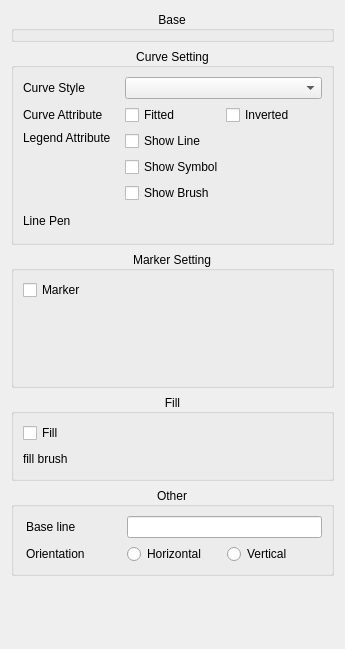
<?xml version="1.0" encoding="UTF-8"?>
<ui version="4.0">
 <class>DAChartCurveItemSettingWidget</class>
 <widget class="QWidget" name="DAChartCurveItemSettingWidget">
  <property name="geometry">
   <rect>
    <x>0</x>
    <y>0</y>
    <width>345</width>
    <height>649</height>
   </rect>
  </property>
  <property name="windowTitle">
   <string>Curve Setting</string>
  </property>
  <layout class="QVBoxLayout" name="verticalLayout_2">
   <item>
    <widget class="QGroupBox" name="groupBoxBaseItem">
     <property name="sizePolicy">
      <sizepolicy hsizetype="Preferred" vsizetype="Maximum">
       <horstretch>0</horstretch>
       <verstretch>0</verstretch>
      </sizepolicy>
     </property>
     <property name="title">
      <string>Base</string>
     </property>
     <property name="alignment">
      <set>Qt::AlignCenter</set>
     </property>
     <property name="flat">
      <bool>true</bool>
     </property>
     <layout class="QVBoxLayout" name="verticalLayout">
      <property name="spacing">
       <number>0</number>
      </property>
      <property name="leftMargin">
       <number>0</number>
      </property>
      <property name="topMargin">
       <number>1</number>
      </property>
      <property name="rightMargin">
       <number>0</number>
      </property>
      <property name="bottomMargin">
       <number>1</number>
      </property>
      <item>
       <widget class="DA::DAChartPlotItemSettingWidget" name="widgetItemSetting" native="true"/>
      </item>
     </layout>
    </widget>
   </item>
   <item>
    <widget class="QGroupBox" name="groupBoxCurve">
     <property name="sizePolicy">
      <sizepolicy hsizetype="Preferred" vsizetype="Maximum">
       <horstretch>0</horstretch>
       <verstretch>0</verstretch>
      </sizepolicy>
     </property>
     <property name="minimumSize">
      <size>
       <width>0</width>
       <height>0</height>
      </size>
     </property>
     <property name="title">
      <string>Curve Setting</string>
     </property>
     <property name="alignment">
      <set>Qt::AlignCenter</set>
     </property>
     <property name="flat">
      <bool>true</bool>
     </property>
     <layout class="QGridLayout" name="gridLayout_5">
      <item row="0" column="1" colspan="2">
       <widget class="QComboBox" name="comboBoxCurveStyle"/>
      </item>
      <item row="2" column="1" colspan="2">
       <layout class="QVBoxLayout" name="verticalLayout_4">
        <item>
         <widget class="QCheckBox" name="checkBoxLegendShowLine">
          <property name="minimumSize">
           <size>
            <width>0</width>
            <height>18</height>
           </size>
          </property>
          <property name="text">
           <string>Show Line</string>
          </property>
         </widget>
        </item>
        <item>
         <widget class="QCheckBox" name="checkBoxLegendShowSymbol">
          <property name="minimumSize">
           <size>
            <width>0</width>
            <height>18</height>
           </size>
          </property>
          <property name="text">
           <string>Show Symbol</string>
          </property>
         </widget>
        </item>
        <item>
         <widget class="QCheckBox" name="checkBoxLegendShowBrush">
          <property name="minimumSize">
           <size>
            <width>0</width>
            <height>18</height>
           </size>
          </property>
          <property name="text">
           <string>Show Brush</string>
          </property>
         </widget>
        </item>
       </layout>
      </item>
      <item row="2" column="0">
       <widget class="QLabel" name="label_3">
        <property name="minimumSize">
         <size>
          <width>0</width>
          <height>54</height>
         </size>
        </property>
        <property name="text">
         <string>Legend Attribute</string>
        </property>
        <property name="alignment">
         <set>Qt::AlignLeading|Qt::AlignLeft|Qt::AlignTop</set>
        </property>
       </widget>
      </item>
      <item row="0" column="0">
       <widget class="QLabel" name="label">
        <property name="text">
         <string>Curve Style</string>
        </property>
       </widget>
      </item>
      <item row="1" column="0">
       <widget class="QLabel" name="label_2">
        <property name="text">
         <string>Curve Attribute</string>
        </property>
       </widget>
      </item>
      <item row="1" column="2">
       <widget class="QCheckBox" name="checkBoxInverted">
        <property name="toolTip">
         <string>&lt;html&gt;&lt;head/&gt;&lt;body&gt;&lt;p&gt;For Steps curve style only. Draws a step function from the right to the left.&lt;/p&gt;&lt;/body&gt;&lt;/html&gt;</string>
        </property>
        <property name="text">
         <string>Inverted</string>
        </property>
       </widget>
      </item>
      <item row="1" column="1">
       <widget class="QCheckBox" name="checkBoxFitted">
        <property name="toolTip">
         <string>&lt;html&gt;&lt;head/&gt;&lt;body&gt;&lt;p&gt;Only in combination with Lines Style, tries to interpolate/smooth the curve, before it is painted. &lt;/p&gt;&lt;p&gt;Note:Curve fitting requires temporary memory for calculating coefficients and additional points.&lt;/p&gt;&lt;/body&gt;&lt;/html&gt;</string>
        </property>
        <property name="text">
         <string>Fitted</string>
        </property>
       </widget>
      </item>
      <item row="3" column="0">
       <widget class="QLabel" name="label_7">
        <property name="text">
         <string>Line Pen</string>
        </property>
       </widget>
      </item>
      <item row="3" column="1" colspan="2">
       <widget class="DA::DAPenEditWidget" name="penEditWidget" native="true">
        <property name="sizePolicy">
         <sizepolicy hsizetype="Preferred" vsizetype="Maximum">
          <horstretch>0</horstretch>
          <verstretch>0</verstretch>
         </sizepolicy>
        </property>
        <property name="minimumSize">
         <size>
          <width>0</width>
          <height>24</height>
         </size>
        </property>
       </widget>
      </item>
     </layout>
    </widget>
   </item>
   <item>
    <widget class="QGroupBox" name="groupBoxMarker">
     <property name="enabled">
      <bool>true</bool>
     </property>
     <property name="sizePolicy">
      <sizepolicy hsizetype="Preferred" vsizetype="Maximum">
       <horstretch>0</horstretch>
       <verstretch>0</verstretch>
      </sizepolicy>
     </property>
     <property name="minimumSize">
      <size>
       <width>0</width>
       <height>0</height>
      </size>
     </property>
     <property name="title">
      <string>Marker Setting</string>
     </property>
     <property name="alignment">
      <set>Qt::AlignCenter</set>
     </property>
     <property name="flat">
      <bool>true</bool>
     </property>
     <property name="checkable">
      <bool>false</bool>
     </property>
     <property name="checked">
      <bool>false</bool>
     </property>
     <layout class="QGridLayout" name="gridLayout_4">
      <item row="0" column="0">
       <widget class="QCheckBox" name="checkBoxEnableMarker">
        <property name="text">
         <string>Marker</string>
        </property>
       </widget>
      </item>
      <item row="1" column="0">
       <widget class="QLabel" name="labelMarker">
        <property name="text">
         <string/>
        </property>
       </widget>
      </item>
      <item row="1" column="1" colspan="2">
       <widget class="DA::DAChartSymbolEditWidget" name="symbolEditWidget" native="true">
        <property name="enabled">
         <bool>false</bool>
        </property>
        <property name="sizePolicy">
         <sizepolicy hsizetype="Preferred" vsizetype="Maximum">
          <horstretch>0</horstretch>
          <verstretch>0</verstretch>
         </sizepolicy>
        </property>
        <property name="minimumSize">
         <size>
          <width>0</width>
          <height>70</height>
         </size>
        </property>
       </widget>
      </item>
     </layout>
    </widget>
   </item>
   <item>
    <widget class="QGroupBox" name="groupBoxFill">
     <property name="sizePolicy">
      <sizepolicy hsizetype="Preferred" vsizetype="Maximum">
       <horstretch>0</horstretch>
       <verstretch>0</verstretch>
      </sizepolicy>
     </property>
     <property name="minimumSize">
      <size>
       <width>0</width>
       <height>0</height>
      </size>
     </property>
     <property name="title">
      <string>Fill</string>
     </property>
     <property name="alignment">
      <set>Qt::AlignCenter</set>
     </property>
     <property name="flat">
      <bool>true</bool>
     </property>
     <property name="checkable">
      <bool>false</bool>
     </property>
     <property name="checked">
      <bool>false</bool>
     </property>
     <layout class="QGridLayout" name="gridLayout_3">
      <item row="1" column="0">
       <widget class="QLabel" name="label_8">
        <property name="text">
         <string>fill brush</string>
        </property>
       </widget>
      </item>
      <item row="0" column="0">
       <widget class="QCheckBox" name="checkBoxEnableFill">
        <property name="text">
         <string>Fill</string>
        </property>
       </widget>
      </item>
      <item row="1" column="1" colspan="2">
       <widget class="DA::DABrushEditWidget" name="brushEditWidget" native="true">
        <property name="enabled">
         <bool>false</bool>
        </property>
        <property name="sizePolicy">
         <sizepolicy hsizetype="Preferred" vsizetype="Maximum">
          <horstretch>0</horstretch>
          <verstretch>0</verstretch>
         </sizepolicy>
        </property>
        <property name="minimumSize">
         <size>
          <width>0</width>
          <height>20</height>
         </size>
        </property>
       </widget>
      </item>
     </layout>
    </widget>
   </item>
   <item>
    <widget class="QGroupBox" name="groupBox">
     <property name="sizePolicy">
      <sizepolicy hsizetype="Preferred" vsizetype="Maximum">
       <horstretch>0</horstretch>
       <verstretch>0</verstretch>
      </sizepolicy>
     </property>
     <property name="title">
      <string>Other</string>
     </property>
     <property name="alignment">
      <set>Qt::AlignCenter</set>
     </property>
     <property name="flat">
      <bool>true</bool>
     </property>
     <layout class="QGridLayout" name="gridLayout">
      <property name="leftMargin">
       <number>12</number>
      </property>
      <property name="topMargin">
       <number>9</number>
      </property>
      <item row="0" column="0">
       <widget class="QLabel" name="label_4">
        <property name="text">
         <string>Base line</string>
        </property>
       </widget>
      </item>
      <item row="0" column="1" colspan="2">
       <widget class="QLineEdit" name="lineEditBaseLine"/>
      </item>
      <item row="1" column="0">
       <widget class="QLabel" name="label_5">
        <property name="text">
         <string>Orientation</string>
        </property>
       </widget>
      </item>
      <item row="1" column="1">
       <widget class="QRadioButton" name="radioButtonHorizontal">
        <property name="text">
         <string>Horizontal</string>
        </property>
        <attribute name="buttonGroup">
         <string notr="true">buttonGroupOrientation</string>
        </attribute>
       </widget>
      </item>
      <item row="1" column="2">
       <widget class="QRadioButton" name="radioButtonVertical">
        <property name="text">
         <string>Vertical</string>
        </property>
        <attribute name="buttonGroup">
         <string notr="true">buttonGroupOrientation</string>
        </attribute>
       </widget>
      </item>
     </layout>
    </widget>
   </item>
   <item>
    <spacer name="verticalSpacer">
     <property name="orientation">
      <enum>Qt::Vertical</enum>
     </property>
     <property name="sizeHint" stdset="0">
      <size>
       <width>20</width>
       <height>40</height>
      </size>
     </property>
    </spacer>
   </item>
  </layout>
 </widget>
 <customwidgets>
  <customwidget>
   <class>DA::DAPenEditWidget</class>
   <extends>QWidget</extends>
   <header>DAPenEditWidget.h</header>
   <container>1</container>
  </customwidget>
  <customwidget>
   <class>DA::DABrushEditWidget</class>
   <extends>QWidget</extends>
   <header>DABrushEditWidget.h</header>
   <container>1</container>
  </customwidget>
  <customwidget>
   <class>DA::DAChartSymbolEditWidget</class>
   <extends>QWidget</extends>
   <header>DAChartSymbolEditWidget.h</header>
   <container>1</container>
  </customwidget>
  <customwidget>
   <class>DA::DAChartPlotItemSettingWidget</class>
   <extends>QWidget</extends>
   <header>DAChartPlotItemSettingWidget.h</header>
   <container>1</container>
  </customwidget>
 </customwidgets>
 <resources/>
 <connections>
  <connection>
   <sender>checkBoxEnableMarker</sender>
   <signal>toggled(bool)</signal>
   <receiver>symbolEditWidget</receiver>
   <slot>setEnabled(bool)</slot>
   <hints>
    <hint type="sourcelabel">
     <x>62</x>
     <y>281</y>
    </hint>
    <hint type="destinationlabel">
     <x>300</x>
     <y>357</y>
    </hint>
   </hints>
  </connection>
  <connection>
   <sender>checkBoxEnableFill</sender>
   <signal>toggled(bool)</signal>
   <receiver>brushEditWidget</receiver>
   <slot>setEnabled(bool)</slot>
   <hints>
    <hint type="sourcelabel">
     <x>54</x>
     <y>417</y>
    </hint>
    <hint type="destinationlabel">
     <x>325</x>
     <y>443</y>
    </hint>
   </hints>
  </connection>
 </connections>
 <buttongroups>
  <buttongroup name="buttonGroupOrientation"/>
 </buttongroups>
</ui>
